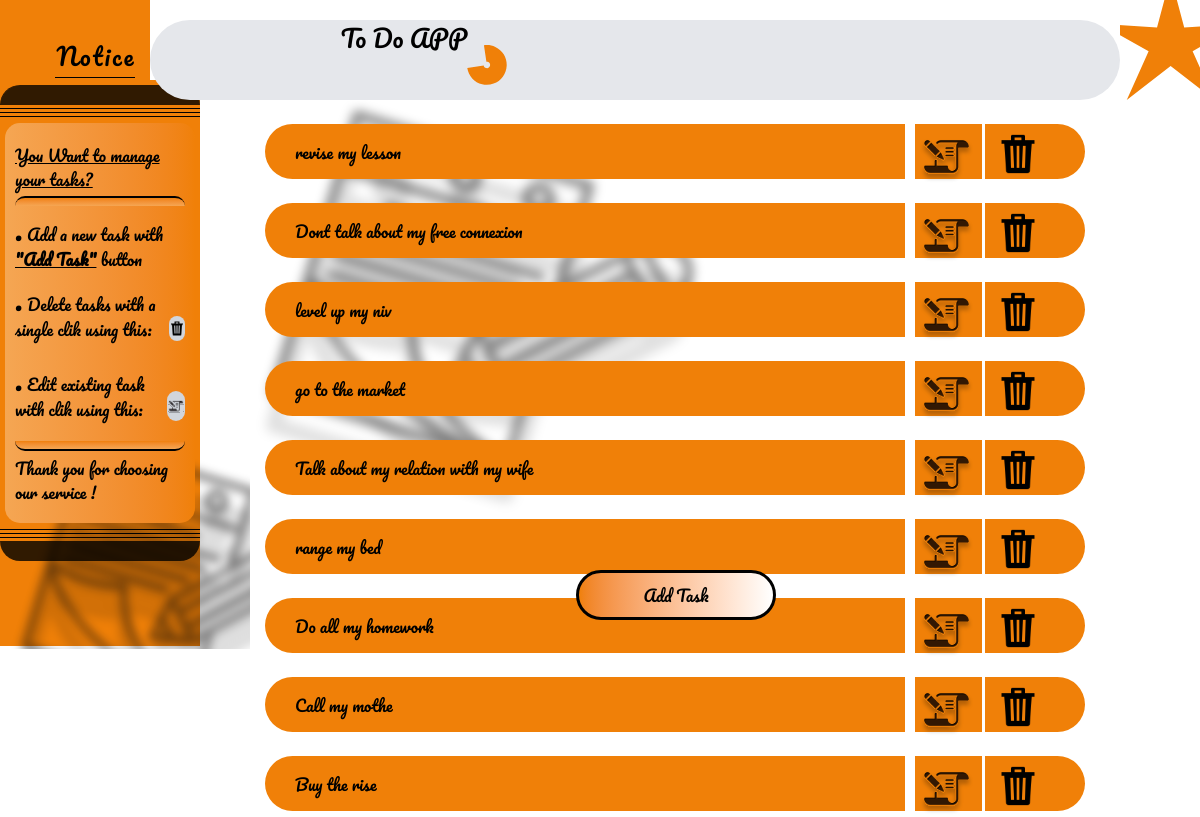
Page /work/ on the committed database.
### toDoApp/models.py (models this page shows, shortened)
class Tache(models.Model):
    tache = models.CharField(max_length=100)

### toDoApp/views.py (the view)
# urls.py: path("work/", views.work, name='work'),
def work(request):
    taches = Tache.objects.all().order_by('-id')  # du plus récent au plus ancien
    return render(request, 'workPage.html', {'taches': taches})

### toDoApp/templates/workPage.html (shortened to what this page needs)
<!DOCTYPE html>
<html lang="en">
<head>
    <link rel="stylesheet" href="/static/css/src/output.css">
</head>
<body class="body-custum">
    <header>
        <div>
            <div class="">
                <div class="w-[200px] h-[646px] z-10 pt-[20px] fixed">
                    <div class="w-[190px] h-[40px] mb-[5px]">
                        <div class="mt-[20px] flex justify-self-center space-x-[2px]">
                            <p class="text-2xl animate-custom-bouncee [animation-delay:0.5s]">N</p>
                            <p class="text-2xl animate-custom-bouncee [animation-delay:1s]">o</p>
                            <p class="text-2xl animate-custom-bouncee [animation-delay:1.5s]">t</p>
                            <p class="text-2xl animate-custom-bouncee [animation-delay:2s]">i</p>
                            <p class="text-2xl animate-custom-bouncee [animation-delay:2.5s]">c</p>
                            <p class="text-2xl animate-custom-bouncee [animation-delay:3s]">e</p>
                        </div>
                        <hr class="mt-[5px] w-[80px] justify-self-center">
                    </div>
                    <div class="">
                        <div class="w-[100%] h-[20px] border-1 bg-black rounded-t-[20px] opacity-80" ></div>
                        <hr class="mb-[3px] mt-[3px]">
                        <hr class="mb-[3px] mt-[3px]">
                        <hr class="mb-[3px] mt-[3px]">
                        <div class="w-[100%] px-[5px] py-[3px] ">
                            <div class="w-[100%] h-[400px] bg-gradient-to-r from-[#f5a653] to-[var(--bodyColor)]  px-[10px] py-[20px] rounded-[15px]">
                                <p class="mb-[5px]"><span class="w-[100%] text-center text-md underline ">You Want to manage your tasks?</span></p>
                                <div class="w-[100%] h-[10px] bg-gradient-to-t from-[#f5a653] to-[var(--bodyColor)] mb-[5px] rounded-t-[10px] border-t-2"></div>
                                <ul>
                                    <li class="mb-[10px]"><span class="text-3xl">.</span> Add a new task with <b class="underline">"Add Task"</b> button</li>
                                    <li class="mb-[20px]"> <div class="flex space-[1px] ">
                                        <p><span class="text-3xl">.</span> Delete tasks with a single clik using this:</p>
                                        <img src="/static/svg/erase1.svg" alt="erase1" class="w-[16px] mt-[35px] bg-gray-300 rounded-[10px] animate-pulse">
                                    </div></li>
                                    <li class="mb-[20px]"> <div class="flex space-[3px]">
                                        <p><p><span class="text-3xl">.</span> Edit existing task with clik using this: </p>
                                        <img src="/static/svg/modif1.svg" alt="erase1" class="w-[18px] mt-[30px] bg-gray-300 rounded-[10px] animate-pulse">
                                    </div></li>
                                </ul>
                                <div class="w-[100%] h-[10px] bg-gradient-to-t from-[#f5a653] to-[var(--bodyColor)] mb-[5px] rounded-b-[10px] border-b-2"></div>
                                <p><span>Thank you for choosing our service !</span></p>
                            </div>
                        </div>
                        <hr class="mb-[3px] mt-[3px]">
                        <hr class="mb-[3px] mt-[3px]">
                        <hr class="mb-[3px] mt-[3px]">
                        <div class="w-[100%] h-[20px] bg-black rounded-b-[20px] opacity-80" ></div>
                    </div>
                </div>
            </div>
            <div class="fixed">
                <div class="absolute">
                    <div class="w-[200px] h-[646px] bg-[var(--bodyColor)] "></div>
                </div>
            </div>
            <div class="w-[100%] fixed z-50">
                <div class="top-[20px] w-[970px] h-[80px] bg-gray-200 rounded-[85px]  absolute
                 justify-self-center ml-[150px]"></div>
                <div class=" w-[548px] h-[177px] justify-self-center flex justify-center
                     absolute top-[20px] ml-[150px] z-50">
                    <p class="text-[24px] opacity-100 text-black ">To Do APP</p>
                    <img src="/static/svg/Ellipse1.svg" alt="ellipse.svg" class="w-[40px] h-[40px] mt-[25px]">
                </div>
            </div>
            <div class="w-[100%] fixed">
                <img src="/static/svg/Star12.svg" alt="star12" class="w-26 justify-self-end">
            </div>
        </div>
    </header>
    <main>
        <div class="relative bg-yellow-500">
            <div class="absolute top-[570px] w-[100%] ">
                <a href="{% url 'add_tache' %}"><button class=" hover:scale-[1.2] hover:cursor-pointer bg-gradient-to-r from-[var(--bodyColor)] to-white w-[200px] h-[50px] rounded-[30px] ml-[48%] fixed z-50 border-3 border-black">
                    <span>Add Task</span>
                </button></a>
            </div>
        </div>
        <div class="fixed ml-[20%] pt-[5%] w-[500px]">
        </div>
        <div class="fixed justify-self-end mt-[400px]">
            <img src="/static/svg/Frame1.svg" alt="premier svg frame" class="w-[250px]">
        </div>
        <section class="">
            <div class="flex-1 justify-self-center relative ml-[150px] top-[100px]">
                {% if taches %}
                    <div class="">
                        {% for tache in taches %}
                            <div class="w-[800px] justify-self-center z-40  hover:mr-4">
                                <div class="relative">
                                    <p class="absolute top-[40px]">
                                        <span class="ml-[20px]">{{ tache.tache }}</span>
                                    </p>
                                    <a href="{% url 'modifie_tache' tache.id %}"><button><img src="/static/svg/modif.svg" alt="modif svg" class="absolute -bottom-[6px] right-[100px]
                                        hover:scale-[1.2] hover:cursor-pointer"></button></a>
                                    <a href="{% url 'delete_tache' tache.id %}"> <button onclick="return confirm('Voulez-vous vraiment supprimer cet utilisateur ?')">
                                        <img src="/static/svg/erase.svg" alt="erase svg" class="absolute right-[35px] bottom-[3px] hover:scale-[1.2] hover:cursor-pointer"></button></a>
                                    <div class="w-[10px] h-[55px] bg-white absolute right-[160px]"></div>
                                    <div class="w-[3px] h-[55px] bg-white absolute  right-[90px]"></div>
                                    <div class="w-[820px] h-[55px] bg-[var(--bodyColor)] justify-self-center rounded-[30px] px-[20px]"></div>
                                </div>
                            </div>
                        {% endfor %}
                    </div>
                {% else %}
                   <p class="text-black italic text-center mr-[5px] underline text-2xl">You Not Have a Task.</p>
                {% endif %}
                    </div>
        </section>
    </main>
</body>
</html>

### rows in the picture
Tache: tache "revise my lesson"
Tache: tache "Dont talk about my free connexion"
Tache: tache "level up my niv"
Tache: tache "go to the market"
Tache: tache "Talk about my relation with my wife"
Tache: tache "range my bed"
Tache: tache "Do all my homework"
Tache: tache "Call my mothe"
Tache: tache "Buy the rise"
